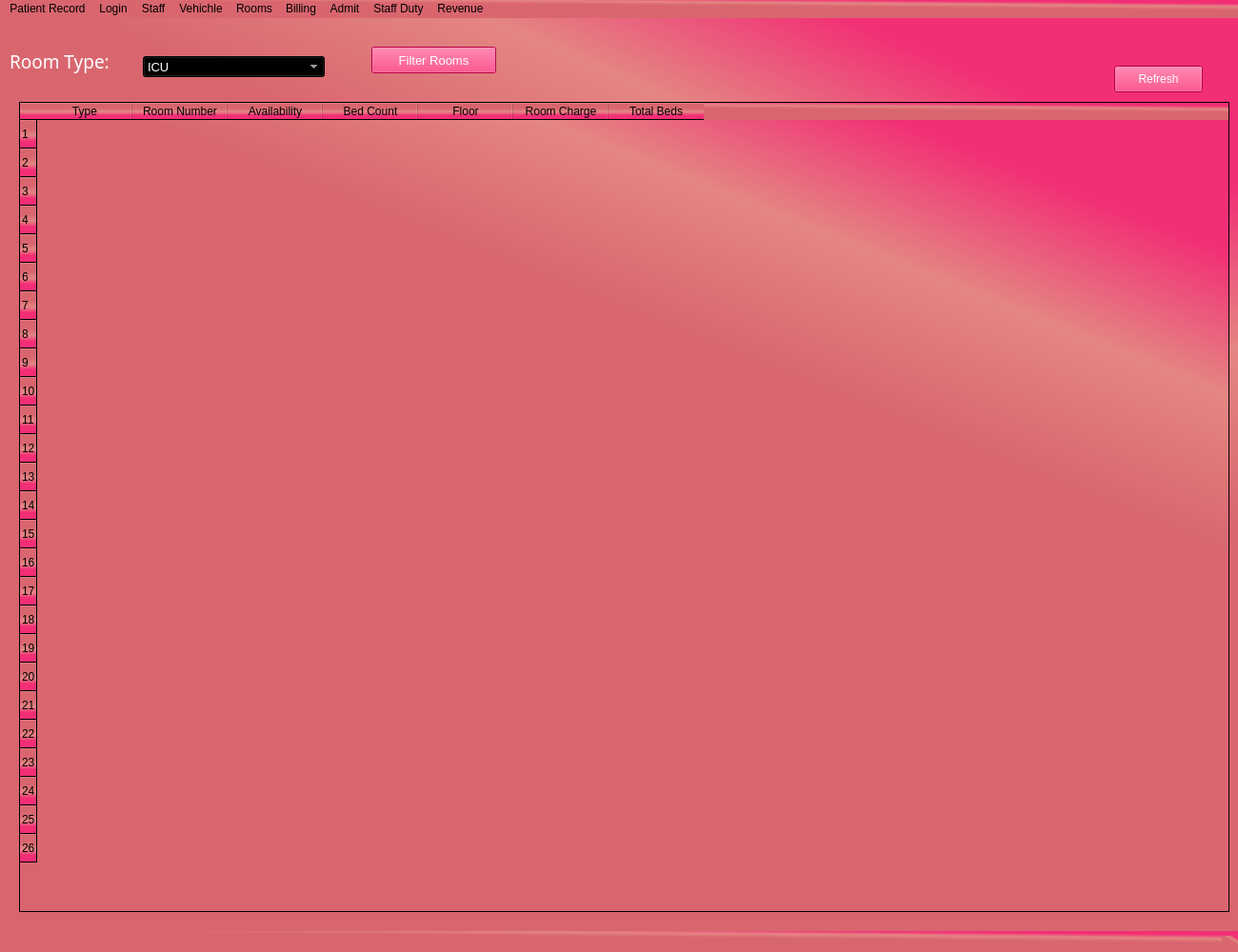
<?xml version="1.0" encoding="UTF-8"?>
<ui version="4.0">
 <class>MainWindow</class>
 <widget class="QMainWindow" name="MainWindow">
  <property name="geometry">
   <rect>
    <x>0</x>
    <y>0</y>
    <width>1300</width>
    <height>1000</height>
   </rect>
  </property>
  <property name="windowTitle">
   <string>MainWindow</string>
  </property>
  <property name="styleSheet">
   <string notr="true">background-color: rgb(159, 0, 79);
background-color: qlineargradient(spread:pad, x1:0.632, y1:0.613, x2:1, y2:0, stop:0.328358 rgba(217, 102, 111, 255), stop:0.562189 rgba(228, 134, 131, 255), stop:0.776119 rgba(242, 46, 117, 255));</string>
  </property>
  <widget class="QWidget" name="MainWidget">
   <widget class="QLabel" name="RoomLabel">
    <property name="geometry">
     <rect>
      <x>10</x>
      <y>30</y>
      <width>111</width>
      <height>31</height>
     </rect>
    </property>
    <property name="font">
     <font>
      <family>Mongolian Baiti</family>
      <pointsize>14</pointsize>
      <weight>50</weight>
      <italic>false</italic>
      <bold>false</bold>
     </font>
    </property>
    <property name="styleSheet">
     <string notr="true">background-color: rgba(255, 255, 255, 0);font: 14pt &quot;Mongolian Baiti&quot;;color: rgb(255, 255, 255);</string>
    </property>
    <property name="text">
     <string>Room Type:</string>
    </property>
   </widget>
   <widget class="QComboBox" name="RoomCombo">
    <property name="geometry">
     <rect>
      <x>150</x>
      <y>40</y>
      <width>191</width>
      <height>22</height>
     </rect>
    </property>
    <property name="font">
     <font>
      <pointsize>10</pointsize>
     </font>
    </property>
    <property name="styleSheet">
     <string notr="true">color: rgb(255, 255, 255);
selection-background-color: rgb(255, 11, 104);</string>
    </property>
    <item>
     <property name="text">
      <string>ICU</string>
     </property>
    </item>
    <item>
     <property name="text">
      <string>VIP Ward</string>
     </property>
    </item>
    <item>
     <property name="text">
      <string>Private Ward</string>
     </property>
    </item>
    <item>
     <property name="text">
      <string>General Ward</string>
     </property>
    </item>
    <item>
     <property name="text">
      <string>Operation Theatre</string>
     </property>
    </item>
   </widget>
   <widget class="QPushButton" name="pushButton">
    <property name="geometry">
     <rect>
      <x>390</x>
      <y>30</y>
      <width>131</width>
      <height>28</height>
     </rect>
    </property>
    <property name="font">
     <font>
      <pointsize>10</pointsize>
     </font>
    </property>
    <property name="styleSheet">
     <string notr="true">color: rgb(255, 255, 255);
background-color: rgb(255, 6, 93);</string>
    </property>
    <property name="text">
     <string>Filter Rooms</string>
    </property>
   </widget>
   <widget class="QPushButton" name="button">
    <property name="geometry">
     <rect>
      <x>1170</x>
      <y>50</y>
      <width>93</width>
      <height>28</height>
     </rect>
    </property>
    <property name="styleSheet">
     <string notr="true">color: rgb(255, 255, 255);
background-color: rgb(255, 6, 93);</string>
    </property>
    <property name="text">
     <string>Refresh</string>
    </property>
   </widget>
   <widget class="QTableWidget" name="tableWidget">
    <property name="geometry">
     <rect>
      <x>20</x>
      <y>88</y>
      <width>1271</width>
      <height>851</height>
     </rect>
    </property>
    <property name="font">
     <font>
      <family>Mongolian Baiti</family>
      <pointsize>11</pointsize>
      <weight>50</weight>
      <italic>false</italic>
      <bold>false</bold>
     </font>
    </property>
    <property name="styleSheet">
     <string notr="true">font: 11pt &quot;Mongolian Baiti&quot;;</string>
    </property>
    <property name="showGrid">
     <bool>false</bool>
    </property>
    <property name="gridStyle">
     <enum>Qt::DashDotDotLine</enum>
    </property>
    <property name="sortingEnabled">
     <bool>true</bool>
    </property>
    <row>
     <property name="text">
      <string>1</string>
     </property>
    </row>
    <row>
     <property name="text">
      <string>2</string>
     </property>
    </row>
    <row>
     <property name="text">
      <string>3</string>
     </property>
    </row>
    <row>
     <property name="text">
      <string>4</string>
     </property>
    </row>
    <row>
     <property name="text">
      <string>5</string>
     </property>
    </row>
    <row>
     <property name="text">
      <string>6</string>
     </property>
    </row>
    <row>
     <property name="text">
      <string>7</string>
     </property>
    </row>
    <row>
     <property name="text">
      <string>8</string>
     </property>
    </row>
    <row>
     <property name="text">
      <string>9</string>
     </property>
    </row>
    <row>
     <property name="text">
      <string>10</string>
     </property>
    </row>
    <row>
     <property name="text">
      <string>11</string>
     </property>
    </row>
    <row>
     <property name="text">
      <string>12</string>
     </property>
    </row>
    <row>
     <property name="text">
      <string>13</string>
     </property>
    </row>
    <row>
     <property name="text">
      <string>14</string>
     </property>
    </row>
    <row>
     <property name="text">
      <string>15</string>
     </property>
    </row>
    <row>
     <property name="text">
      <string>16</string>
     </property>
    </row>
    <row>
     <property name="text">
      <string>17</string>
     </property>
    </row>
    <row>
     <property name="text">
      <string>18</string>
     </property>
    </row>
    <row>
     <property name="text">
      <string>19</string>
     </property>
    </row>
    <row>
     <property name="text">
      <string>20</string>
     </property>
    </row>
    <row>
     <property name="text">
      <string>21</string>
     </property>
    </row>
    <row>
     <property name="text">
      <string>22</string>
     </property>
    </row>
    <row>
     <property name="text">
      <string>23</string>
     </property>
    </row>
    <row>
     <property name="text">
      <string>24</string>
     </property>
    </row>
    <row>
     <property name="text">
      <string>25</string>
     </property>
    </row>
    <row>
     <property name="text">
      <string>26</string>
     </property>
    </row>
    <column>
     <property name="text">
      <string>Type</string>
     </property>
    </column>
    <column>
     <property name="text">
      <string>Room Number</string>
     </property>
    </column>
    <column>
     <property name="text">
      <string>Availability</string>
     </property>
    </column>
    <column>
     <property name="text">
      <string>Bed Count</string>
     </property>
    </column>
    <column>
     <property name="text">
      <string>Floor</string>
     </property>
    </column>
    <column>
     <property name="text">
      <string>Room Charge</string>
     </property>
    </column>
    <column>
     <property name="text">
      <string>Total Beds</string>
     </property>
    </column>
   </widget>
  </widget>
  <widget class="QMenuBar" name="menubar">
   <property name="geometry">
    <rect>
     <x>0</x>
     <y>0</y>
     <width>1300</width>
     <height>26</height>
    </rect>
   </property>
   <widget class="QMenu" name="PRecordMenu">
    <property name="title">
     <string>Patient Record</string>
    </property>
   </widget>
   <widget class="QMenu" name="LoginMenu">
    <property name="title">
     <string>Login</string>
    </property>
   </widget>
   <widget class="QMenu" name="StaffMenu">
    <property name="title">
     <string>Staff</string>
    </property>
   </widget>
   <widget class="QMenu" name="VehichleMenu">
    <property name="title">
     <string>Vehichle</string>
    </property>
   </widget>
   <widget class="QMenu" name="RoomsMenu">
    <property name="title">
     <string>Rooms</string>
    </property>
   </widget>
   <widget class="QMenu" name="BillingMenu">
    <property name="title">
     <string>Billing</string>
    </property>
   </widget>
   <widget class="QMenu" name="StaffDutyMenu">
    <property name="title">
     <string>Staff Duty</string>
    </property>
   </widget>
   <widget class="QMenu" name="RevenueMenu">
    <property name="title">
     <string>Revenue</string>
    </property>
   </widget>
   <widget class="QMenu" name="AdmitMenu">
    <property name="title">
     <string>Admit</string>
    </property>
   </widget>
   <addaction name="PRecordMenu"/>
   <addaction name="LoginMenu"/>
   <addaction name="StaffMenu"/>
   <addaction name="VehichleMenu"/>
   <addaction name="RoomsMenu"/>
   <addaction name="BillingMenu"/>
   <addaction name="AdmitMenu"/>
   <addaction name="StaffDutyMenu"/>
   <addaction name="RevenueMenu"/>
  </widget>
  <widget class="QStatusBar" name="statusbar"/>
 </widget>
 <resources/>
 <connections/>
</ui>
